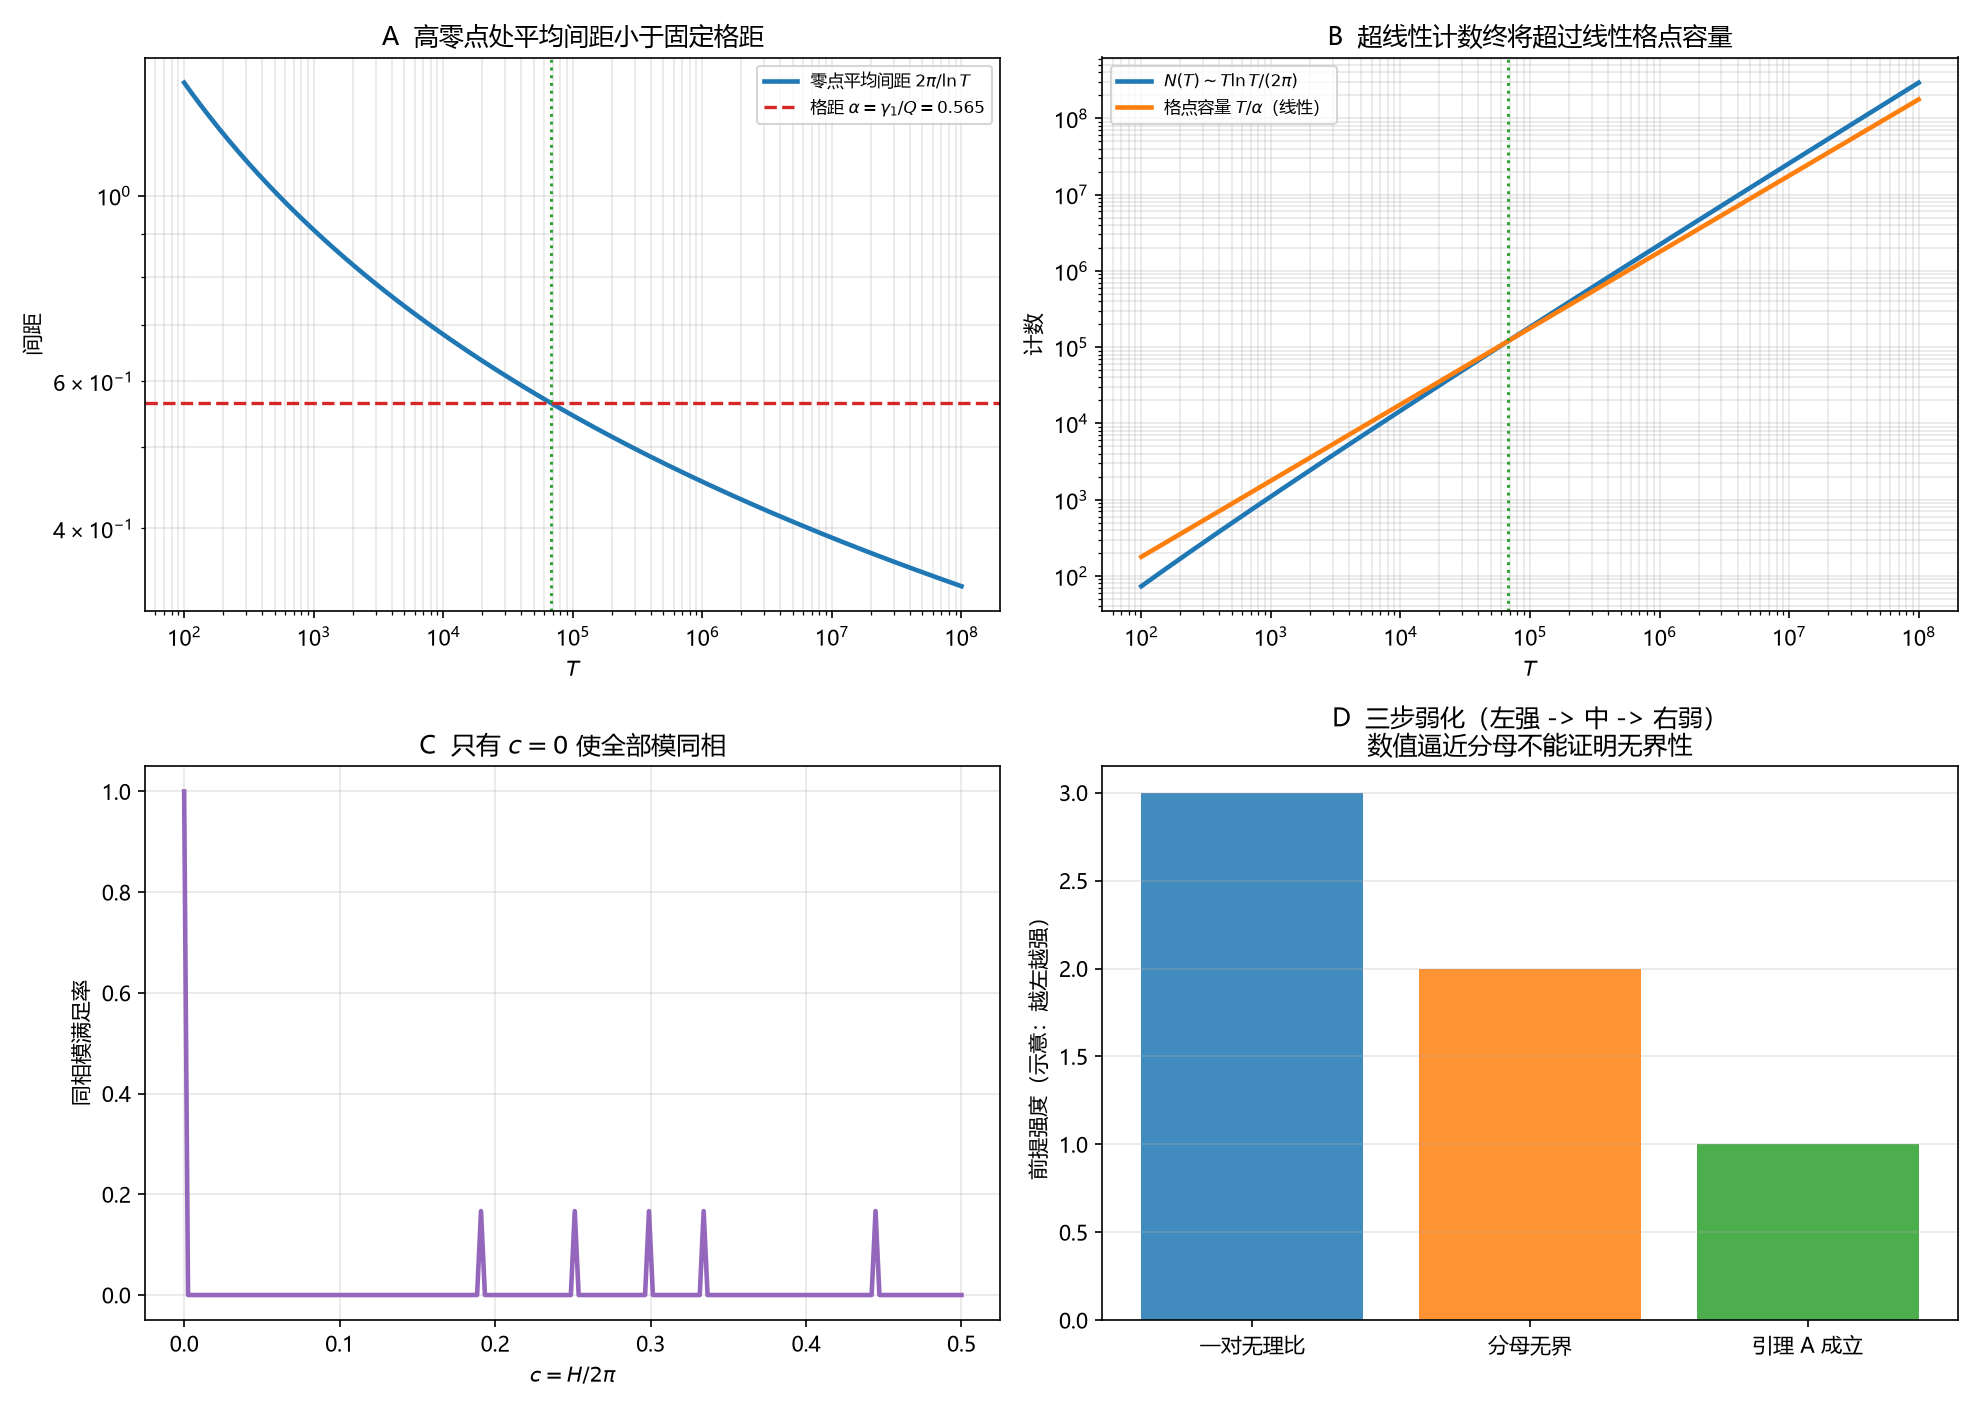

Python code for this plot:
# -*- coding: utf-8 -*-
"""
环 21／临-9 引理 A 前提弱化的数值核对。

1. 格点间距 alpha=gamma_1/Q 与零点平均间距 2*pi/ln(T) 的交叉；
2. Riemann-von Mangoldt 计数 N(T)~T ln T/(2pi) 与格点容量 T/alpha（线性）的交叉；
3. 同相条件的模满足率（只有 c=0 全部满足）；
4. 三步弱化的逻辑链（集合包含示意）。

由 (9.1)(9.2) 与已知计数公式直接计算，无拟合。
"""

import csv
import os
from fractions import Fraction

import numpy as np
import matplotlib
matplotlib.use("Agg")
import matplotlib.pyplot as plt

plt.rcParams["font.sans-serif"] = ["Microsoft YaHei", "SimHei", "DejaVu Sans"]
plt.rcParams["axes.unicode_minus"] = False

HERE = os.path.dirname(os.path.abspath(__file__))
OUT_PNG = os.path.join(HERE, "环21_临9_引理A前提弱化.png")
OUT_CSV = os.path.join(HERE, "环21_临9_引理A前提弱化.csv")

GAMMAS = [14.1347, 21.0220, 25.0109, 30.4249, 32.9351, 37.5862]
G1 = GAMMAS[0]
Q_FIX = 25


def main():
    rows = []

    # A 格点间距 vs 零点平均间距
    print("A 格点间距与零点平均间距")
    Ts = np.logspace(2, 8, 300)
    alpha = G1 / Q_FIX
    avg_spacing = 2 * np.pi / np.log(Ts)
    cross = Ts[np.argmin(np.abs(avg_spacing - alpha))]
    print(f"  alpha=gamma1/Q={alpha:.6f}")
    print(f"  交叉 T≈{cross:.3e}：此后零点平均间距 < 固定格距")
    for T in (1e2, 1e4, 1e6, 1e8):
        rows.append(("spacing", T, 2 * np.pi / np.log(T), alpha, np.nan))

    # B 计数 vs 格点容量
    print("\nB 计数超线性 vs 格点容量线性")
    NT = Ts * np.log(Ts) / (2 * np.pi)
    cap = Ts / alpha + 1
    idx = np.argmin(np.abs(NT - cap))
    print(f"  交叉 T≈{Ts[idx]:.3e}：此后格点无法容纳所有零点")
    for i in (50, 150, 250):
        rows.append(("counting", Ts[i], NT[i], cap[i], np.nan))

    # C 同相条件的模满足率
    print("\nC 同相条件满足率")
    cs = np.linspace(0, 0.5, 200)
    eps = 1e-3
    rates = []
    for c in cs:
        phases = np.array(GAMMAS) * c / (2 * np.pi)
        frac = np.abs(phases - np.round(phases))
        rates.append(float(np.mean(frac < eps)))
    rates = np.array(rates)
    print(f"  c=0 满足率={rates[0]:.3f}，c>0 最大满足率={rates[1:].max():.3f}")
    for i in (0, 40, 100, 199):
        rows.append(("phase", cs[i], rates[i], np.nan, np.nan))

    # D 有理逼近分母（示意：数值逼近不能证明无界）
    print("\nD 前 6 个零点的有理逼近分母")
    dens = []
    for i, g in enumerate(GAMMAS):
        fr = Fraction(g / G1).limit_denominator(10 ** 6)
        dens.append(fr.denominator)
        print(f"  n={i+1}: gamma_n/gamma_1≈{g/G1:.6f}, 逼近分母≈{fr.denominator}")
        rows.append(("denominator", i + 1, dens[-1], g / G1, np.nan))

    with open(OUT_CSV, "w", newline="", encoding="utf-8-sig") as fh:
        wr = csv.writer(fh)
        wr.writerow(["kind", "x", "y", "y_ref", "extra"])
        wr.writerows(rows)

    fig, ax = plt.subplots(2, 2, figsize=(13.2, 9.4))

    ax[0, 0].loglog(Ts, avg_spacing, lw=2.2, color="tab:blue",
                    label=r"零点平均间距 $2\pi/\ln T$")
    ax[0, 0].axhline(alpha, color="tab:red", ls="--", lw=1.6,
                     label=rf"格距 $\alpha=\gamma_1/Q={alpha:.3f}$")
    ax[0, 0].axvline(cross, color="tab:green", ls=":", lw=1.4)
    ax[0, 0].set_xlabel(r"$T$")
    ax[0, 0].set_ylabel("间距")
    ax[0, 0].set_title("A  高零点处平均间距小于固定格距")
    ax[0, 0].legend(fontsize=8)
    ax[0, 0].grid(alpha=0.3, which="both")

    ax[0, 1].loglog(Ts, NT, lw=2.2, color="tab:blue",
                    label=r"$N(T)\sim T\ln T/(2\pi)$")
    ax[0, 1].loglog(Ts, cap, lw=2.2, color="tab:orange",
                    label=r"格点容量 $T/\alpha$（线性）")
    ax[0, 1].axvline(Ts[idx], color="tab:green", ls=":", lw=1.4)
    ax[0, 1].set_xlabel(r"$T$")
    ax[0, 1].set_ylabel("计数")
    ax[0, 1].set_title("B  超线性计数终将超过线性格点容量")
    ax[0, 1].legend(fontsize=8)
    ax[0, 1].grid(alpha=0.3, which="both")

    ax[1, 0].plot(cs, rates, lw=2.2, color="tab:purple")
    ax[1, 0].set_xlabel(r"$c=H/2\pi$")
    ax[1, 0].set_ylabel("同相模满足率")
    ax[1, 0].set_title("C  只有 $c=0$ 使全部模同相")
    ax[1, 0].grid(alpha=0.3)

    ax[1, 1].bar(["一对无理比", "分母无界", "引理 A 成立"], [3, 2, 1],
                 color=["tab:blue", "tab:orange", "tab:green"], alpha=0.85)
    ax[1, 1].set_ylabel("前提强度（示意：越左越强）")
    ax[1, 1].set_title("D  三步弱化（左强 -> 中 -> 右弱）\n数值逼近分母不能证明无界性")
    ax[1, 1].grid(alpha=0.3, axis="y")

    fig.tight_layout()
    fig.savefig(OUT_PNG, dpi=150)
    plt.close(fig)
    print("\nsaved:", OUT_PNG)
    print("saved:", OUT_CSV)


if __name__ == "__main__":
    main()
